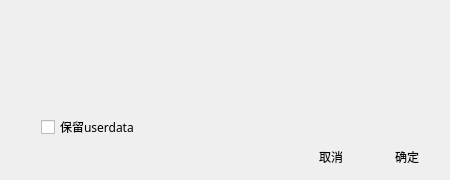
<?xml version="1.0" encoding="UTF-8"?>
<ui version="4.0">
 <class>SaveUserDataWidget</class>
 <widget class="QWidget" name="SaveUserDataWidget">
  <property name="geometry">
   <rect>
    <x>0</x>
    <y>0</y>
    <width>450</width>
    <height>180</height>
   </rect>
  </property>
  <property name="maximumSize">
   <size>
    <width>450</width>
    <height>180</height>
   </size>
  </property>
  <property name="font">
   <font>
    <family>Microsoft YaHei</family>
   </font>
  </property>
  <property name="windowTitle">
   <string>Dialog</string>
  </property>
  <layout class="QGridLayout" name="gridLayout" rowstretch="1,0,0">
   <item row="0" column="0" colspan="2">
    <layout class="QHBoxLayout" name="horizontalLayout_3" stretch="0,1">
     <property name="spacing">
      <number>6</number>
     </property>
     <item>
      <widget class="QLabel" name="warningPic">
       <property name="minimumSize">
        <size>
         <width>30</width>
         <height>30</height>
        </size>
       </property>
       <property name="maximumSize">
        <size>
         <width>30</width>
         <height>30</height>
        </size>
       </property>
       <property name="font">
        <font>
         <family>Microsoft YaHei</family>
        </font>
       </property>
       <property name="pixmap">
        <pixmap resource="res.qrc">:/res/images/ic_tips_warning.svg</pixmap>
       </property>
      </widget>
     </item>
     <item>
      <widget class="QLabel" name="warningMsg">
       <property name="font">
        <font>
         <family>Microsoft YaHei</family>
         <pointsize>-1</pointsize>
        </font>
       </property>
       <property name="styleSheet">
        <string notr="true">color: rgba(255,255,255,204);
font-size: 13px;</string>
       </property>
       <property name="textFormat">
        <enum>Qt::AutoText</enum>
       </property>
       <property name="wordWrap">
        <bool>true</bool>
       </property>
      </widget>
     </item>
    </layout>
   </item>
   <item row="1" column="0">
    <widget class="QLabel" name="label">
     <property name="minimumSize">
      <size>
       <width>24</width>
       <height>24</height>
      </size>
     </property>
     <property name="maximumSize">
      <size>
       <width>24</width>
       <height>24</height>
      </size>
     </property>
     <property name="text">
      <string/>
     </property>
    </widget>
   </item>
   <item row="1" column="1">
    <widget class="QCheckBox" name="saveUserData">
     <property name="font">
      <font>
       <family>Microsoft YaHei</family>
      </font>
     </property>
     <property name="text">
      <string>保留userdata</string>
     </property>
     <property name="checked">
      <bool>false</bool>
     </property>
     <property name="tristate">
      <bool>false</bool>
     </property>
    </widget>
   </item>
   <item row="2" column="0" colspan="2">
    <layout class="QHBoxLayout" name="horizontalLayout_2">
     <property name="spacing">
      <number>12</number>
     </property>
     <item>
      <spacer name="horizontalSpacer_3">
       <property name="orientation">
        <enum>Qt::Horizontal</enum>
       </property>
       <property name="sizeHint" stdset="0">
        <size>
         <width>40</width>
         <height>20</height>
        </size>
       </property>
      </spacer>
     </item>
     <item>
      <widget class="QPushButton" name="cancel">
       <property name="minimumSize">
        <size>
         <width>64</width>
         <height>24</height>
        </size>
       </property>
       <property name="maximumSize">
        <size>
         <width>64</width>
         <height>24</height>
        </size>
       </property>
       <property name="font">
        <font>
         <family>Microsoft YaHei</family>
        </font>
       </property>
       <property name="text">
        <string>取消</string>
       </property>
       <property name="flat">
        <bool>true</bool>
       </property>
      </widget>
     </item>
     <item>
      <widget class="QPushButton" name="ok">
       <property name="minimumSize">
        <size>
         <width>64</width>
         <height>24</height>
        </size>
       </property>
       <property name="maximumSize">
        <size>
         <width>64</width>
         <height>24</height>
        </size>
       </property>
       <property name="font">
        <font>
         <family>Microsoft YaHei</family>
        </font>
       </property>
       <property name="text">
        <string>确定</string>
       </property>
       <property name="flat">
        <bool>true</bool>
       </property>
      </widget>
     </item>
    </layout>
   </item>
  </layout>
 </widget>
 <resources>
  <include location="res.qrc"/>
 </resources>
 <connections/>
</ui>
